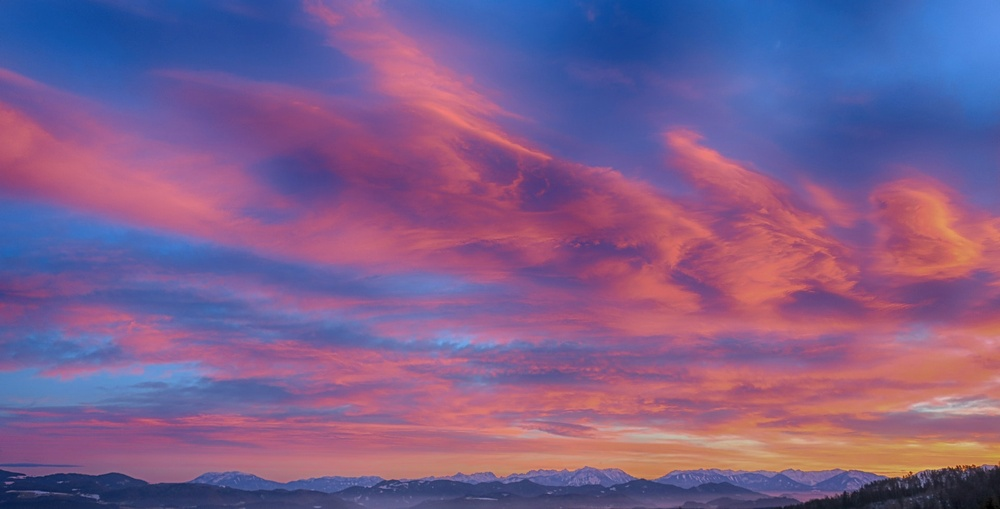
%> input picture images/source.jpg, 1000 x 509 px, shrunk from 1920 x 978 before the run
$ octave color_transfer.m   (GNU Octave 9; MATLAB toolbox functions it lacks are replaced by stand-ins)
%> lines starting %> are read from the running program, lines starting %| are printed output that depends on the picture
### RGB_TO_XYZ.m
function [XYZ]=RGB_TO_XYZ(S)


s=double(S)/255.0;

M=[0.5767309  0.1855540  0.1881852;
 0.2973769  0.6273491  0.0752741;
 0.0270343  0.0706872  0.9911085];

for i=1:3
    XYZ(:,:,i)=M(i,1)*s(:,:,1) + M(i,2)*s(:,:,2) + M(i,3)*s(:,:,3);
end

end

### XYZ_TO_LAB.m
function [lab]=XYZ_TO_LAB(XYZ)
%%%%%%%%%%%%%%% function%%%%%%%%%%%%%

function [res]=condition(K)
    if (K > 0.008856)
        res= K.^(1/3.0);
    else
        res= 1/3 * (29/6).^2 * K + 4/29;
    end
end


%%%%%%%%%%%%%%%PROGRAM%%%%%%%%%%%%%%%%

 XYZ(:,:,1)= XYZ(:,:,1)/0.950456;
 XYZ(:,:,3)=XYZ(:,:,3)/1.088754;

 if XYZ(:,:,2) > 0.008856
     L = 116 * XYZ(:,:,2).^(1/3.0)- 16.0 ;
 else
     L= 116 * (1/3 * (29/6).^2 * XYZ(:,:,2) + 4/29) - 16.0;
 end


 A = 500*(condition(XYZ(:,:,1)) - condition(XYZ(:,:,2)));
 B = 200*(condition(XYZ(:,:,2)) - condition(XYZ(:,:,3)));
 lab(:,:,1)=L;
 lab(:,:,2)=A;
 lab(:,:,3)=B;


end

### change_color.m
function [new_lab]=change_color(S,T)
%transforme les deux images (matrices) en vecteurs
Ls=S(:,:,1); Ls=Ls(:);
as=S(:,:,2); as=as(:);
bs=S(:,:,3); bs=bs(:);

% extraction dez vecteur L A et B pour les deux images
Lt=T(:,:,1); Lt=Lt(:);
at=T(:,:,2); at=at(:);
bt=T(:,:,3); bt=bt(:);

%calcul de la moyenne des deux images pour les trois composantes LAB
mLS=mean(Ls); mLT=mean(Lt);
maS=mean(as); maT=mean(at);
mbS=mean(bs); mbT=mean(bt);


T(:,:,1)=((T(:,:,1)-mLT).*(std(Ls)/std(Lt)))+mLS;
T(:,:,2)=((T(:,:,2)-maT).*(std(as)/std(at)))+maS;
T(:,:,3)=((T(:,:,3)-mbT).*(std(bs)/std(bt)))+mbS;


new_lab=T;

end

### LAB_TO_XYZ.m
function [xyz]=LAB_TO_XYZ(lab)

% [7 lines left out: function condition, not called in this run]


y=(lab(:,:,1)+16)/116;
x=lab(:,:,2)/500 + y;
z=y - lab(:,:,3)/200;

x = condition(x);
y = condition(y);
z = condition(z);
x = x * 0.950456;
z = z * 1.088754;
xyz(:,:,1)=x;
xyz(:,:,2)=y;
xyz(:,:,3)=z;

    end

### XYZ_TO_RGB.m
function [RGB]=XYZ_TO_RGB(xyz)


M=      [ 2.0413690 -0.5649464 -0.3446944;
-0.9692660  1.8760108  0.0415560;
 0.0134474 -0.1183897  1.0154096 ];

for i=1:3
    RGB(:,:,i)=M(i,1)*xyz(:,:,1) + M(i,2)*xyz(:,:,2) + M(i,3)*xyz(:,:,3);
end


end

### color_transfer.m

close all
%charger les images
source='images_done/source.jpg';
target='images_done/target.jpg';

S=imread(source);
%> S is the input picture: size 509x1000x3 uint8; mean R, G, B 125.8, 94.5, 141.2
T=imread(target);
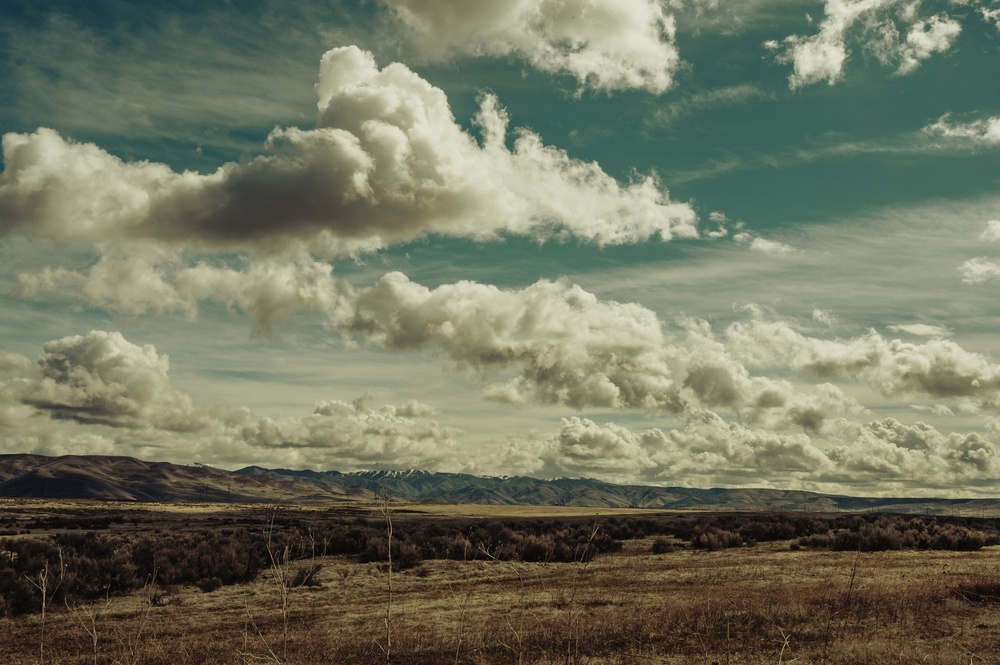
%> input picture images/target.jpg, 1000 x 665 px, shrunk from 1920 x 1277 before the run
%> T is the input picture: size 665x1000x3 uint8; mean R, G, B 113.2, 116.4, 95.7
figure
subplot(1,2,1)
imshow(S);
title('source image');
subplot(1,2,2)
imshow(T);
title('target image');
pause(5)
close all;
%% RGB --> XYZ

%conversion d'image source de l'espace couleur RGB vers XYZ
[XYZ_s]=RGB_TO_XYZ(S);
%> after the loop in RGB_TO_XYZ, `for i=1:3`:
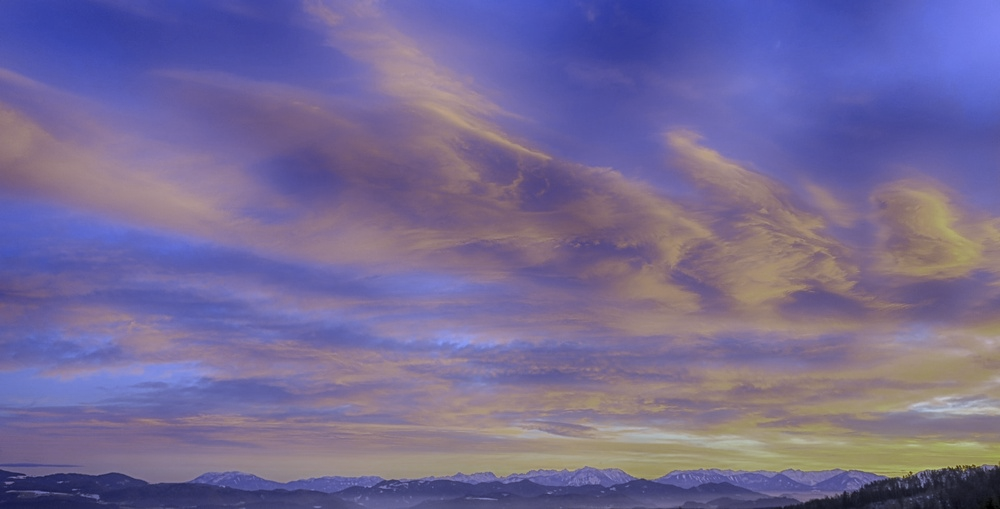
%> XYZ: size 509x1000x3 double; mean R, G, B 0.458, 0.421, 0.588

%conversion d'image target de couleur l'espace  RGB vers XYZ
[XYZ_t]=RGB_TO_XYZ(T);

%conversion d'image source de l'espace couleur XYZ vers L*A*B
[lab_s]=XYZ_TO_LAB(XYZ_s);

%conversion d'image target de l'espace couleur XYZ vers L*A*B
[lab_t]=XYZ_TO_LAB(XYZ_t);


%% plot figures in L*A*B space

%affichage de l'image source dans l'espace L*A*B
figure
subplot(1,2,1)
imagesc(lab_s);
title('source image in lab color space');
subplot(1,2,2)
imagesc(lab_t);
title('target image in lab color space');
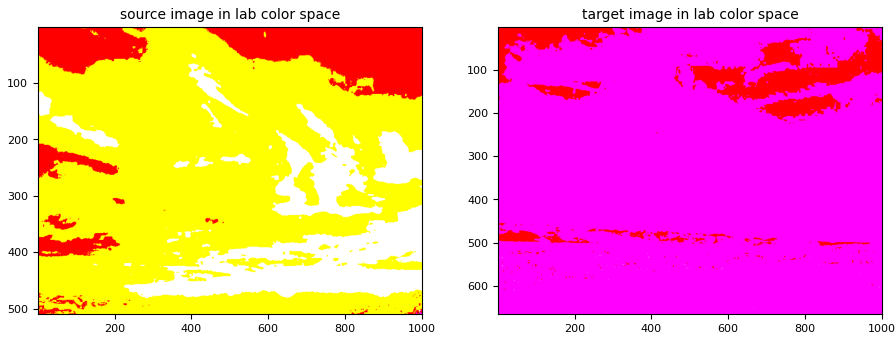
%> figure redrawn from the program's plot data, 2 panels
disp('le espace de coleur lab permet de voir la concentration des couleurs de  l image d une maniere tres claire');
disp('ce qui qide aide aussi sur le choit de l image source et target')
pause(10);
close all;
%% transfert de couleur en utilisant la methode de la moyenne et la variance

[new_lab]=change_color(lab_s,lab_t);
%> in change_color, `mLS=mean(Ls)`: mLS = 380.1
%> in change_color, `mLT=mean(Lt)`: mLT = 403.6
%> in change_color, `maS=mean(as)`: maS = 235.7
%> in change_color, `maT=mean(at)`: maT = -1440.5
%> in change_color, `mbS=mean(bs)`: mbS = -186.4
%> in change_color, `mbT=mean(bt)`: mbT = 100.4

%%%%%%    l'operation inverse de L*A*B vers XYZ  %%%%%%%

%%  L*A*B --> XYZ
%conversion d'image modifier de l'espace de couleur L*A*B vers XYZ
[xyz]=LAB_TO_XYZ(new_lab);
%> in LAB_TO_XYZ, `z=y - lab(:,:,3)/200;`:
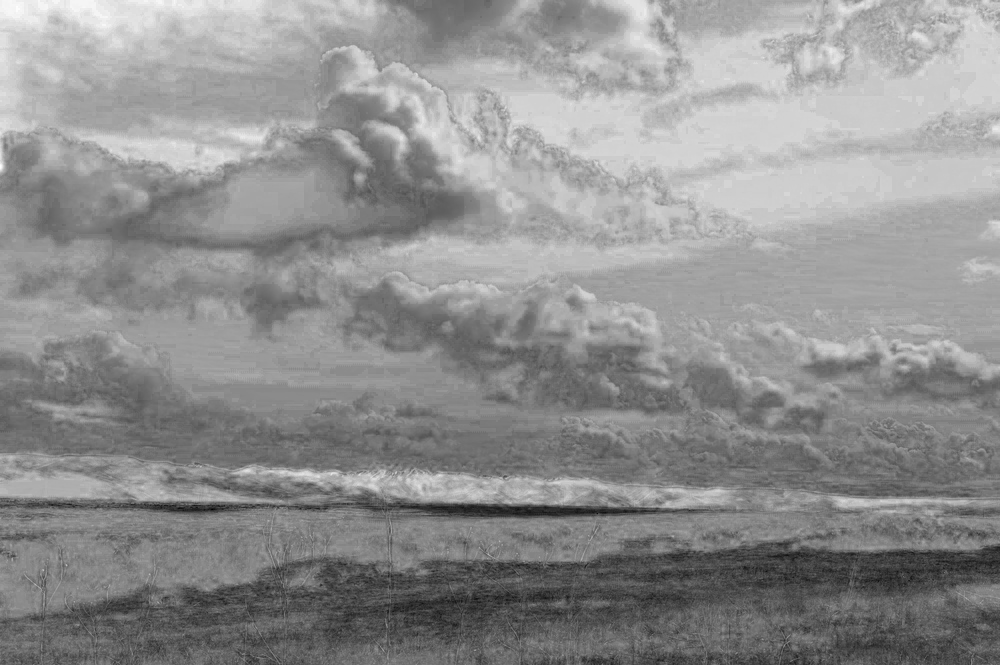
%> z: size 665x1000 double; min 1.23, max 6.77, mean 4.35; drawn with min black and max white
%> in condition (call 11), `res= K.^(1/3.0);`:
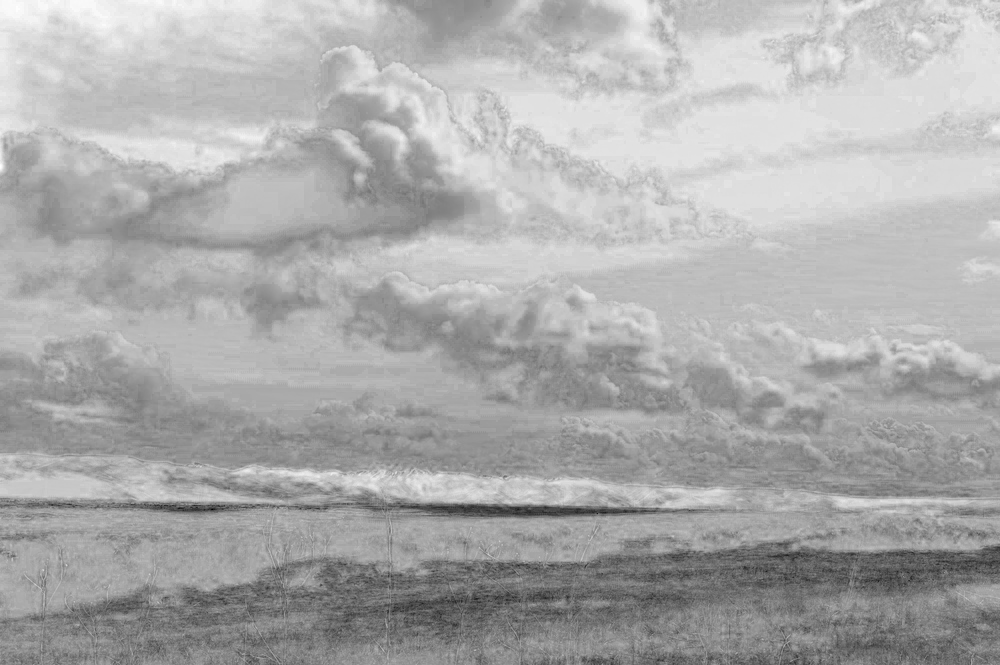
%> res: size 665x1000 double; min 1.07, max 1.89, mean 1.62; drawn with min black and max white
%> in LAB_TO_XYZ, `xyz(:,:,3)=z;`:
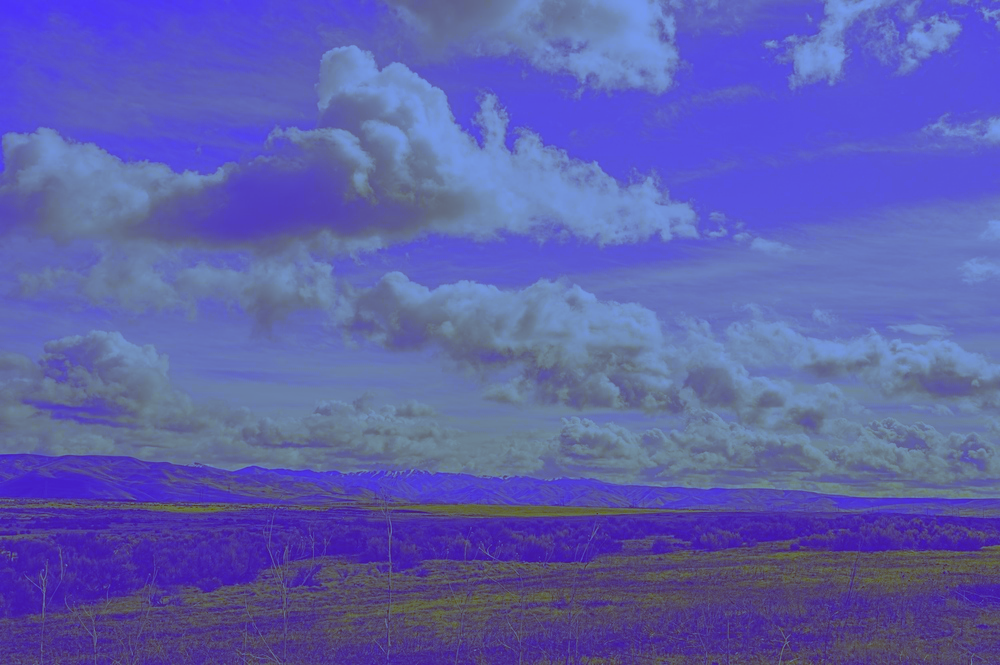
%> xyz: size 665x1000x3 double; mean R, G, B 1.49, 1.5, 1.77; drawn with min black and max white

%% XYZ --> RGB
%conversion d'image modifier de l'espace de couleur XYZ vers RGB
[RGB]=XYZ_TO_RGB(xyz);
%> after the loop in XYZ_TO_RGB, `for i=1:3`:
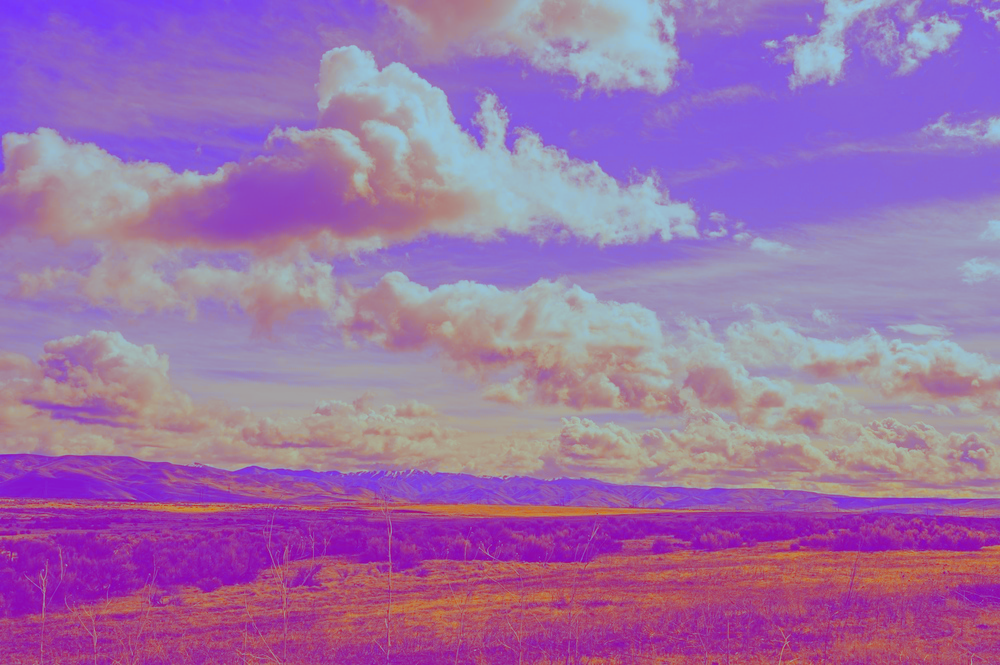
%> RGB: size 665x1000x3 double; mean R, G, B 1.59, 1.44, 1.64; drawn with min black and max white


%affichage des trois images source et target avant et apres
RGB=uint8(RGB);
%> RGB: size 665x1000x3 uint8
figure
imshow(RGB);
title('target image after color transfer from source image');
pause(5);
close all

figure
subplot(2,2,1)
imshow(S);
title('source image');
subplot(2,2,2)
imshow(T)
title('original target image');
subplot(2,2,3)
imshow(RGB);
title('target after allping color transfer algorithm');

% [10 lines of commented-out code are left out]
